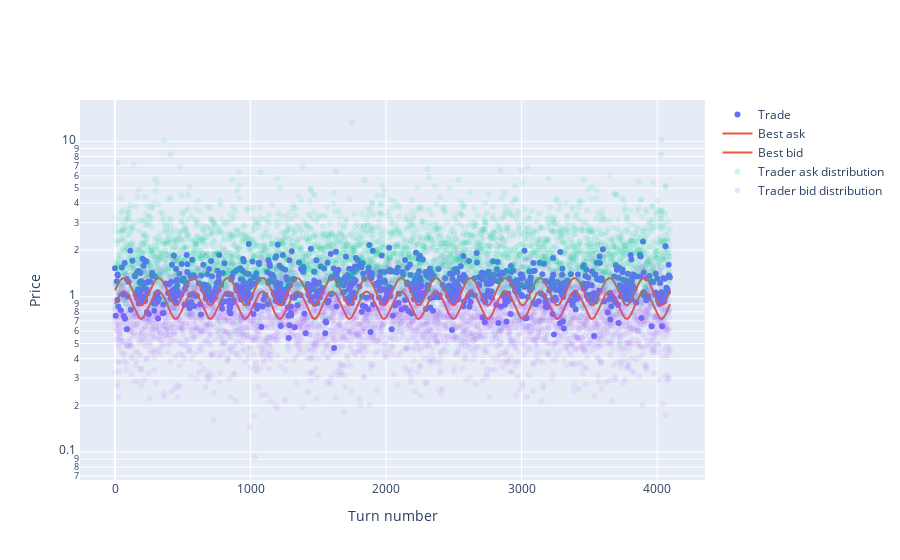

The code cell stored with this chart in its notebook:
### Code cell
trades_plot(turn_results)

### Figure 1 — Plotly figure (JSON) as saved in the notebook; plotly's stock layout.template omitted (floating-point values rounded to 4 significant figures; data arrays with more than 128 entries replaced by an {"elided": "..."} marker saying what was removed)
{"data": [{"marker": {"color": "#636EFA"}, "mode": "markers", "name": "Trade", "type": "scatter", "x": {"elided": "967 int values"}, "y": {"elided": "967 float values"}}, {"marker": {"color": "#EF553B"}, "name": "Best ask", "type": "scatter", "y": {"elided": "4096 float values"}}, {"marker": {"color": "#EF553B"}, "name": "Best bid", "type": "scatter", "y": {"elided": "4096 float values"}}, {"marker": {"color": "#00CC96", "opacity": 0.1}, "mode": "markers", "name": "Trader ask distribution", "type": "scatter", "x": {"elided": "4096 int values"}, "y": {"elided": "4096 float values"}}, {"marker": {"color": "#AB63FA", "opacity": 0.1}, "mode": "markers", "name": "Trader bid distribution", "type": "scatter", "x": {"elided": "4096 int values"}, "y": {"elided": "4096 float values"}}], "layout": {"xaxis": {"title": {"text": "Turn number"}}, "yaxis": {"title": {"text": "Price"}, "type": "log"}}}
